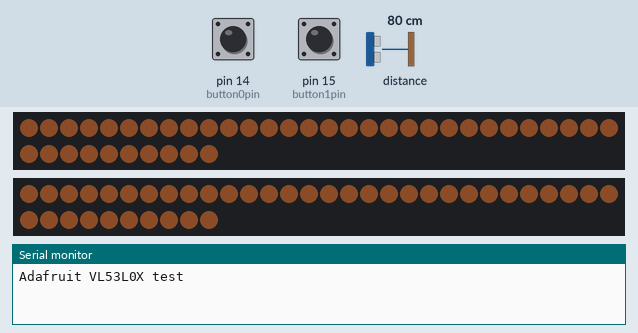
Simulated run of this program. Board: Arduino Mega 2560, built with avr-gcc and run on an emulated ATmega2560. Parts: 2 × 40 RGB LEDs in strip order, left to right, continuing on the next row, the last lines printed to the serial monitor. The inputs (shaded band) are chosen by the test bench; at power-on: pin 14 (button0pin) HIGH, distance to the obstacle 80 cm, pin 15 (button1pin) HIGH. Dim RGB values are drawn brighter than linear; random numbers use the default seed unless the program sets one.

Above: at 3.2 s.
3.3 s: pin 14 (button0pin) pulled LOW for 0.15 s
4.0 s: distance to the obstacle set to 2 cm
At 4.27 s:
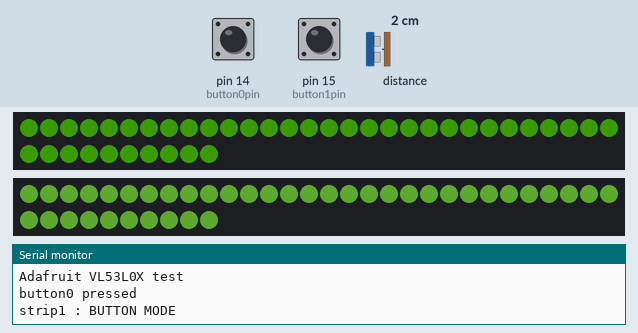
6.1 s: distance to the obstacle set to 120 cm
At 6.34 s:
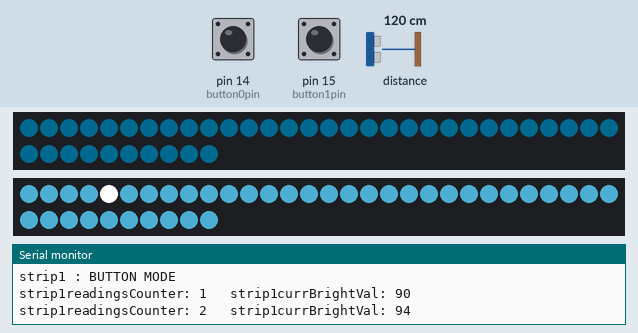
8.1 s: pin 15 (button1pin) pulled LOW for 0.15 s
8.8 s: distance to the obstacle set to 4 cm
At 10.1 s:
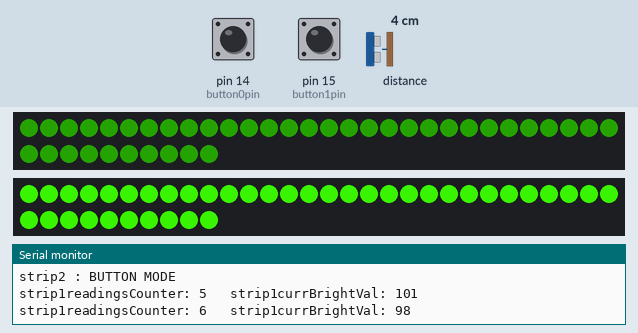
10.9 s: distance to the obstacle set to 35 cm
At 18.0 s:
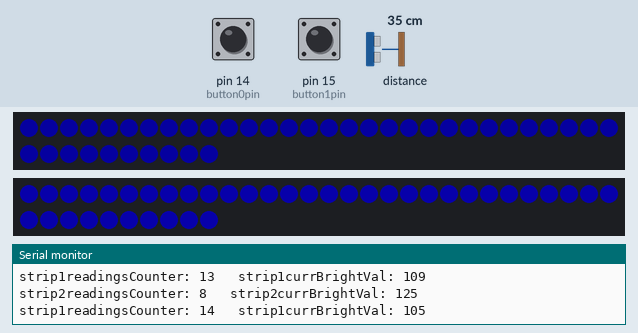

The program:

main.cpp
```cpp
/*
  Author: Benjamin Low (Lthben@gmail.com)
  Date: Nov 2019
  Description: Air sculptures 1, 2 and 3 - CO2, PM25 and VOC

      This version uses the Arduino Mega 2560. No audio functionality (yet). A 3.3V teensy is unable to drive a long 24V led strip, and thus a 5V microcontroller and signal is needed for the data line.

      Each sculpture has two buttons and one distance sensor each.
      The two buttons play back the two sets of air measurements readings translated into brightness values.
      One button represents one set of reading and one strip of led.
      There is an idle mode pulsing light animation. Active mode is triggered by button and will show a sequence of brightness values.
      The distance sensor changes the hue of the leds in real time.
      There is a sound for idle mode and one for active playback mode.
      Sound disabled for the Arduino since it does not have an audio shield (yet).
*/

#include <Arduino.h>
#include <Bounce2.h>
#include <FastLED.h>
#include <elapsedMillis.h>
#include <Adafruit_VL53L0X.h>

//-------------------- USER DEFINED SETTINGS --------------------//

//Uncomment one below
// #define __CO2__
// #define __PM25__
#define __VOC__

//PINOUTS for LED strips
const int CO2STRIP1_1PIN = 7, CO2STRIP1_2PIN = 6, CO2STRIP1_3PIN = 5, CO2STRIP2PIN = 4;//for CO2
const int STRIP1PIN = 5, STRIP2PIN = 4;//for PM25 and VOC

//PINOUTS for buttons
const int button0pin = 14, button1pin = 15;

//PINOUTS for dist sensor
//SCL to 21 and SDA to 20

CHSV activeColor(140,255,255); //light blue
CHSV idleColor(140,128,255); //half the saturation

const int CO2band1_1 = 25, CO2band1_2 = 25, CO2band1_3 = 25, CO2band2 = 55, PM25band1 = 55, PM25band2 = 55, VOCband1 = 40, VOCband2 = 40; //num of pixels per strip. Each pixel is 10cm.

const int CO2_1[17] = { 1609, 577, 406, 419, 443, 414, 403, 413, 409, 411, 412, 409, 423, 414, 421, 434, 421 };
const int CO2_2[40] = { 1685, 642, 618, 698, 697, 778, 450, 664, 648, 676, 425, 504, 550, 481, 640, 942, 1791, 504, 733, 688, 592, 608, 850, 779, 1876, 646, 648, 659, 893, 422, 455, 701, 716, 892, 1046, 455, 483, 503, 448, 550 };

const int PM25_1[20] = { 118, 38, 34, 111, 125, 82, 178, 174, 43, 43, 42, 83, 63, 83, 85, 103, 68, 53, 54, 66 };
const int PM25_2[32] = { 65, 88, 44, 42, 73, 69, 70, 61, 54, 89, 86, 91, 60, 63, 92, 88, 95, 55, 85, 49, 48, 51, 35, 38, 49, 51, 21, 32, 28, 42, 21, 25 };

const int VOC_1[26] = { 8, 11, 5, 13, 16, 14, 15, 17, 15, 20, 29, 21, 22, 19, 14, 13, 19, 25, 17, 15, 13, 17, 16, 15, 20, 17 };
const int VOC_2[22] = { 122, 67, 24, 36, 46, 32, 29, 34, 27, 25, 22, 23, 19, 23, 21, 33, 26, 34, 41, 15, 25, 18 };

const int BAND_DELAY = 500;   //controls led animation speed

//-------------------- Buttons and distance sensor --------------------//
Bounce button0 = Bounce(button0pin, 15); // 15 = 15 ms debounce time
Bounce button1 = Bounce(button1pin, 15);

bool isButton0Pressed, isButton1Pressed; //track response to button triggered

Adafruit_VL53L0X lox = Adafruit_VL53L0X(); //SCL to 21 and SDA to 20
int rangeVal; //reading in mm
elapsedMillis loxmsec; //to track that it takes measurement at an interval of around 100ms instead of continuously
bool isUserPresent = false;

//-------------------- Light --------------------//

#define LED_TYPE WS2812
#define COLOR_ORDER GRB

CHSV strip1Color = idleColor;
CHSV strip2Color = idleColor;

#if defined(__CO2__)
const int SCULPTURE_ID = 1;
int readings1[17], readings2[40];
CRGB leds0[CO2band1_1]; CRGB leds1[CO2band1_2]; CRGB leds2[CO2band1_3]; CRGB leds3[CO2band2];

#elif defined(__PM25__)
const int SCULPTURE_ID = 2;
int readings1[20], readings2[32];
CRGB leds0[PM25band1]; CRGB leds1[PM25band2]; CRGB leds2[0]; CRGB leds3[0];

#elif defined(__VOC__)
const int SCULPTURE_ID = 3;
int readings1[26], readings2[22];
CRGB leds0[VOCband1]; CRGB leds1[VOCband2]; CRGB leds2[0]; CRGB leds3[0];

#else
#error "invalid sculpture ID"
#endif

#define UPDATES_PER_SECOND 100 //speed of light animation
const int IDLE_MODE = 1, BUTTON_MODE = 2;
unsigned int strip1playMode = IDLE_MODE, strip2playMode = IDLE_MODE;

int strip1brightness = 0, strip2brightness = 0; //band brightness
int strip1maxBrightLvl = 255, strip2maxBrightLvl = 255; //variable max brightness
bool strip1hasPlayModeChanged = false, strip2hasPlayModeChanged = false; //for audio track changes
int strip1activeLedState = 0, strip2activeLedState = 0;            //to track led animaton states, e.g. 0 - idle mode, start fade to black 1 - show brightness according to reading, 2 - has completed animations, fade to black and idle
bool strip1isMaxBrightness = false, strip2isMaxBrightness = false;      //to track idle animation direction
elapsedMillis strip1bandms, strip2bandms;              //multiple use time ellapsed counter
unsigned int strip1bandDelay = BAND_DELAY, strip2bandDelay = BAND_DELAY; //speed of fade animation
unsigned int strip1readingsCounter, strip2readingsCounter;                 //keeps track of indexing the readings array
unsigned int strip1prevBrightVal, strip1currBrightVal, strip2prevBrightVal, strip2currBrightVal;    //for comparing prev and current values for dimming and brightening

#include "myfunctions.h" //supporting functions

//-------------------- Setup --------------------//

void setup() {

  pinMode(button0pin, INPUT_PULLUP);
  pinMode(button1pin, INPUT_PULLUP);

  Serial.begin(9600);

  Serial.println("Adafruit VL53L0X test");
  if (!lox.begin()) {
    Serial.println(F("Failed to boot VL53L0X"));
    while(1);
  }

  delay(2000); //power up safety delay

  if (SCULPTURE_ID == 1) //top ring of CO2 sculpture split into 3 strips
  {
    FastLED.addLeds<LED_TYPE, CO2STRIP1_1PIN, COLOR_ORDER>(leds0, CO2band1_1);
    FastLED.addLeds<LED_TYPE, CO2STRIP1_2PIN, COLOR_ORDER>(leds1, CO2band1_2);
    FastLED.addLeds<LED_TYPE, CO2STRIP1_3PIN, COLOR_ORDER>(leds2, CO2band1_3);
    FastLED.addLeds<LED_TYPE, CO2STRIP2PIN, COLOR_ORDER>(leds3, CO2band2);
  }
  else if (SCULPTURE_ID == 2)
  {
    FastLED.addLeds<LED_TYPE, STRIP1PIN, COLOR_ORDER>(leds0, PM25band1);
    FastLED.addLeds<LED_TYPE, STRIP2PIN, COLOR_ORDER>(leds1, PM25band2);
  }
  else if (SCULPTURE_ID == 3)
  {
    FastLED.addLeds<LED_TYPE, STRIP1PIN, COLOR_ORDER>(leds0, VOCband1);
    FastLED.addLeds<LED_TYPE, STRIP2PIN, COLOR_ORDER>(leds1, VOCband2);
  }
  FastLED.setBrightness(255);

  delay(10);

  register_readings(); //translate the air measurement data points into a readings[] brightness value array
}

void loop() {
  read_console();//gets input from dist sensor and buttons

  do_colour_variation();//changes hue of both strips according to dist sensor

  set_playMode();

  if (strip1playMode == IDLE_MODE)
  {
    strip1_idle_animation();
  }
  else if (strip1playMode == BUTTON_MODE)
  {
    strip1_playback_readings(); //play brightness sequence according to readings[] array
  }

  if (strip2playMode == IDLE_MODE)
  {
    strip2_idle_animation();
  }
  else if (strip2playMode == BUTTON_MODE)
  {
    strip2_playback_readings(); //play brightness sequence according to readings[] array
  }

  add_glitter();

  FastLED.show();
  FastLED.delay(1000 / UPDATES_PER_SECOND);
}
```

Source omitted: myfunctions.h (17453 bytes)
